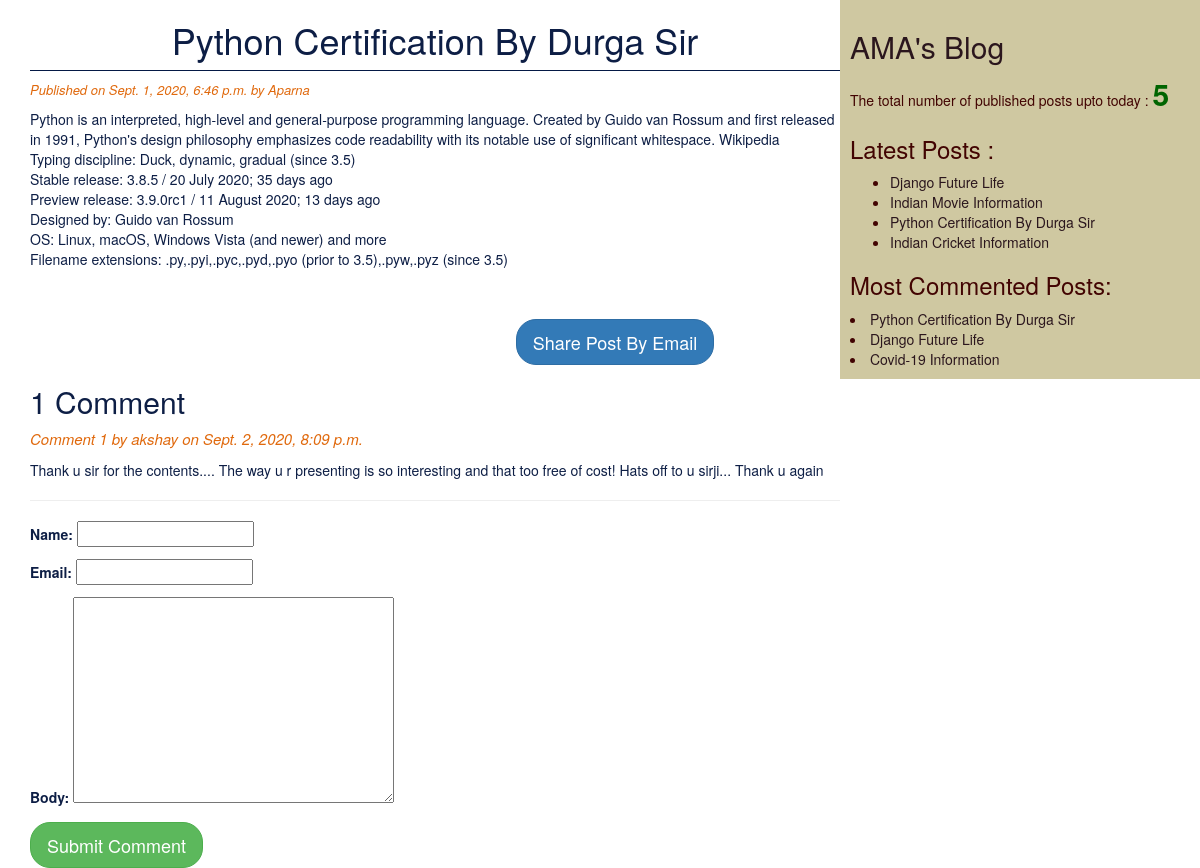
Page /2020/09/01/python-certification-durga-sir/ on the committed database.
### blogapp/models.py (models this page shows, shortened)
class Post(models.Model):
    STATUS_CHOICES = (('draft','Draft'),('published','Published'))
    title = models.CharField(max_length=256)
    slug = models.SlugField(max_length=256,unique_for_date='publish')
    author = models.ForeignKey(User, on_delete=models.CASCADE,related_name='blog_posts')
    body = models.TextField()
    publish = models.DateTimeField(default=timezone.now)
    created = models.DateTimeField(auto_now_add=True)
    updated = models.DateTimeField(auto_now=True)
    status = models.CharField(max_length=10,choices=STATUS_CHOICES,default='draft')
    objects = CustomManager()
    tags = TaggableManager()
    class Meta:
        ordering = ('-publish',)
    def get_absolute_url(self):
        return reverse("post_detail", args=[self.publish.year,self.publish.strftime("%m"),
        self.publish.strftime("%d"),self.slug])

class Comment(models.Model):
    post = models.ForeignKey(Post,on_delete=models.CASCADE,related_name='comments')
    name = models.CharField(max_length=32)
    email = models.EmailField()
    body = models.TextField()
    created = models.DateTimeField(auto_now_add=True)
    updated = models.DateTimeField(auto_now=True)
    active = models.BooleanField(default=True)
    class Meta:
        ordering = ('-created',)

### blogapp/views.py (the view)
# urls.py: path('<int:year>/<str:month>/<int:day>/<slug:post>/',views.post_detail_view,name='post_detail'),
def post_detail_view(request,year,month,day,post):
    post = get_object_or_404(Post,slug=post,
                                status='published',publish__year=year,
                                publish__month=month,
                                publish__day=day)
    comments = post.comments.filter(active=True)
    csubmit = False
    if request.method == 'POST':
        form = CommentForm(request.POST)
        if form.is_valid():
            new_comment = form.save(commit=False)
            new_comment.post = post
            new_comment.save()
            csubmit = True
    else:
        form = CommentForm()
    return render(request,'blogapp/post_detail.html',{'post':post,'form':form,'comments':comments,'csubmit':csubmit})

### blogapp/forms.py
class CommentForm(forms.ModelForm):
    class Meta:
        model = Comment
        fields = ('name','email','body')

### blogapp/models.py (called while the page is built)
    def get_queryset(self):
        return super().get_queryset().filter(status='published')

### blogapp/templatetags/blog_tags.py (called while the page is built)
@register.simple_tag
def total_posts():
    return Post.objects.count()

@register.inclusion_tag('blogapp/latest_posts123.html')
def show_latest_posts(count=3):
    latest_posts = Post.objects.order_by('-publish')[:count]
    return {'latest_posts':latest_posts}

@register.simple_tag
def get_most_commented_posts(count=3):
    return Post.objects.annotate(total_comments=Count('comments')).order_by('-total_comments')[:count]

### templates/blogapp/post_detail.html (shortened to what this page needs)
{% extends 'blogapp/base.html' %}
{% block body_block %}
<h1>{{post.title}}</h1>
<p id='date'>Published on {{post.publish}} by {{post.author|title}}</p>
{{post.body|linebreaks}}<br><br>
<div class="container" align="center">
    <a href="/{{post.id}}/share" class="btn btn-primary btn-lg">Share Post By Email</a>
</div>
{% with comments.count as comments_count %}
<h2>{{comments_count}} Comment{{comments_count|pluralize}}</h2>
{% endwith %}
{% if comments %}
    {% for comment in comments %}
        <p id='date1'>Comment {{forloop.counter}} by {{comment.name}} on {{comment.created}}</p>
        <div class="cb">{{comment.body|linebreaks}}</div>
        <hr>
    {% endfor %}
    {% else %}
    <p>There are NO Comments Yet!</p>
{% endif %}
{% if csubmit %}
   <h2>Your Comment Added Successfully!!!</h2>
   {% else %}
   <form method="POST">
       {{form.as_p}}
       <input type="submit" value="Submit Comment" class="btn btn-success btn-lg">
   </form>
{% endif %}
{% endblock  %}

### templates/blogapp/base.html (shortened to what this page needs)
<!DOCTYPE html>
{% load blog_tags %}
{% load static %}
<html>
<head>
    <link rel="stylesheet" href="https://stackpath.bootstrapcdn.com/bootstrap/3.4.1/css/bootstrap.min.css">
	<link rel="stylesheet" href="{% static 'css/blog.css' %}">
</head>
<body>
	<div class="content">
		{% block body_block %}
        {% endblock  %}
	</div>
    <div class="sidebar">
		<h2><a href="/">AMA's Blog</a></h2>
        <p>The total number of published posts upto today : <span id="pcount">{% total_posts %}</span></p>
	    <h3>Latest Posts :</h3>
		{% show_latest_posts 4%}
		<h3>Most Commented Posts:</h3>
		{% get_most_commented_posts as most_commented_posts%}
		{% for post in most_commented_posts %}
		<li><a href="{{post.get_absolute_url}}">{{post.title}}</a></li>
		{% endfor %}
	</div>
</body>
</html>

### templates/blogapp/latest_posts123.html
<ul>
   {% for post in latest_posts %}
   <li><a href="{{post.get_absolute_url}}">{{post.title}}</a></li>
   {% endfor %}
</ul>

### static/css/blog.css (style rules this page uses)
.content { width: 70%; float: left; padding: 0 0 0 30px; color: #0d1e45; }
.sidebar { width: 30%; float: right; padding: 10px; background:#cfc8a1 ; color: #420402; }
h1 { text-align: center; border-bottom: 1px solid #041945; padding: 0 0 10px 0; }
body { background: url(https://images.unsplash.com/photo-1495195129352-aeb325a55b65?ixlib=rb-1.2.1&auto=format&fit=crop&w=400&q=60); background-repeat: no-repeat; background-size: cover; color: #041945; }
#date { color: #e0690d; font-size: 13px; font-style: italic; }
#date1 { color: #e0690d; font-size: 15px; font-style: italic; }
a { color: #2b161d; }
.btn { border-radius: 20px; }
#pcount { font-size: 30px; font-weight: 800; color: darkgreen; }

### rows in the picture
Post: title "Python Certification By Durga Sir", publish "Sept. 1, 2020, 6:46 p.m.", author "Aparna", body "Python is an interpreted, high-level and general-purpose programming language. Created by Guido van Rossum and first released in 1991, Python's design philosophy emphasizes code readability with its notable use of significant whitespace. Wikipedia Typing discipline: Duck, dynamic, gradual (since 3.5) Stable release: 3.8.5 / 20 July 2020; 35 days ago Preview release: 3.9.0rc1 / 11 August 2020; 13 days ago Designed by: Guido van Rossum OS: Linux, macOS, Windows Vista (and newer) and more Filename extensions: .py,.pyi,.pyc,.pyd,.pyo (prior to 3.5),.pyw,.pyz (since 3.5)"
Comment: name "akshay", created "Sept. 2, 2020, 8:09 p.m.", body "Thank u sir for the contents.... The way u r presenting is so interesting and that too free of cost! Hats off to u sirji... Thank u again"
Post: title "Django Future Life"
Post: title "Indian Movie Information"
Post: title "Indian Cricket Information"
Post: title "Covid-19 Information"

### other values in the picture
{{ comments_count }} "1"
